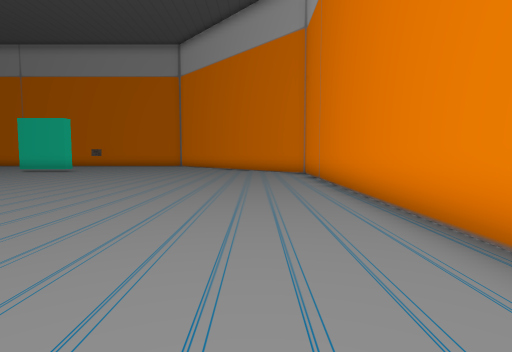
view 1 (above)

19 first-person views from a walk through a scene from a Unity 3-D project. The camera is 1.5 m above the floor, tilts 4° down and sees 80° across. The floor is counted in squares, 2 m on a side. Each view is taken from the middle of a square. On the plan, view 1 faces up. The plan holds only what a view shows up to about 10 squares ahead; the rest is blank. The place goes on beyond the plan. The player is left out. Some surface patterns are stand-ins.

view 2
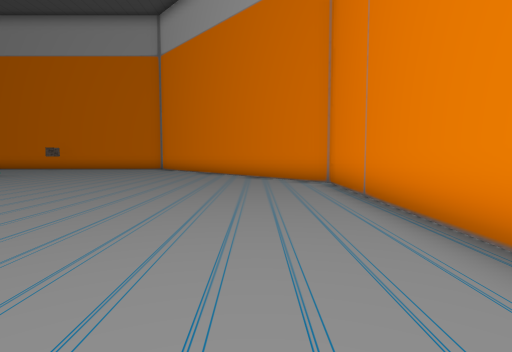

view 3
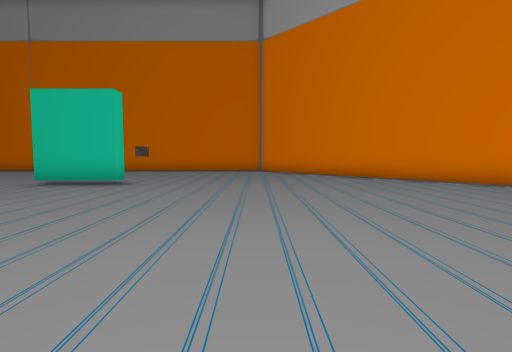

view 4
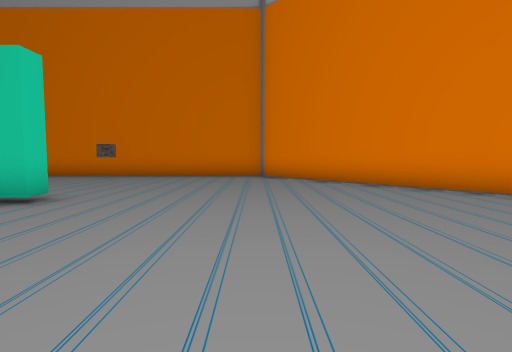

view 5
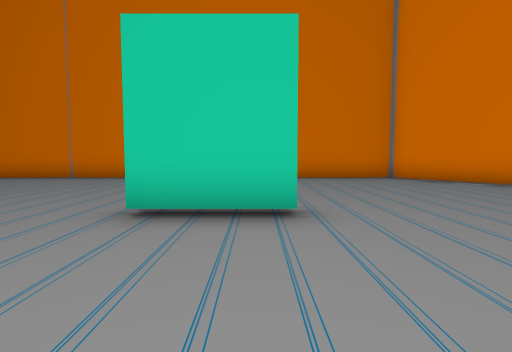

view 6
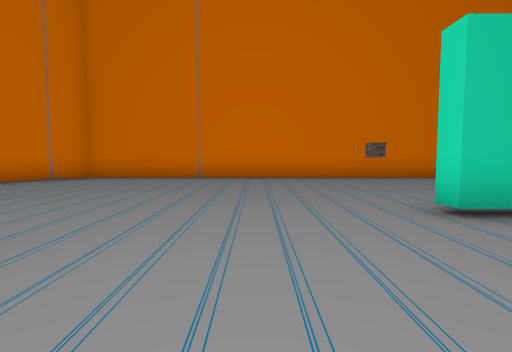

view 7
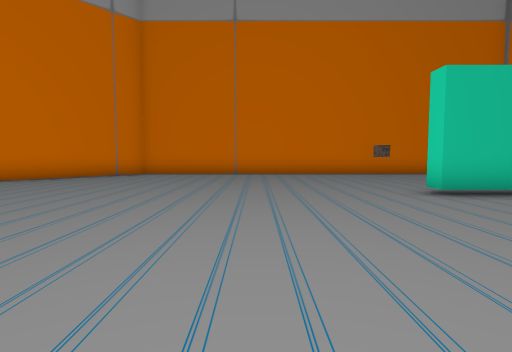

view 8
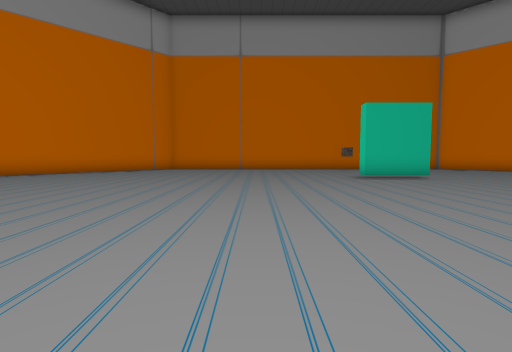

view 9
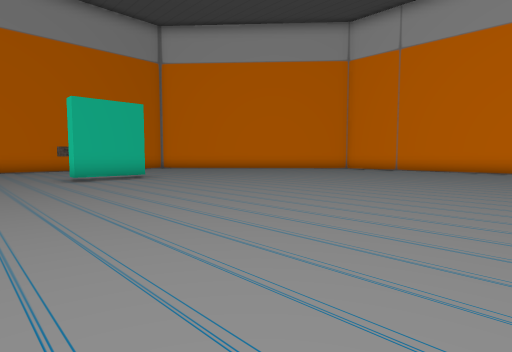

view 10
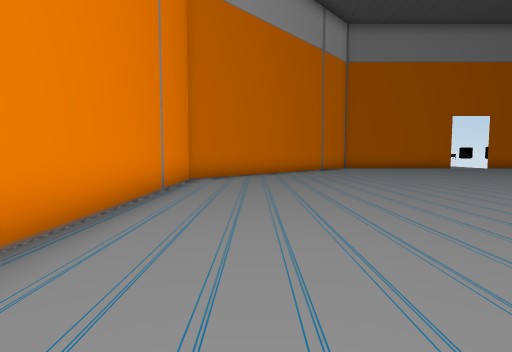

view 11
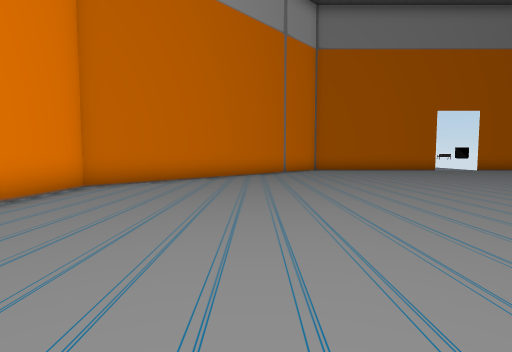

view 12
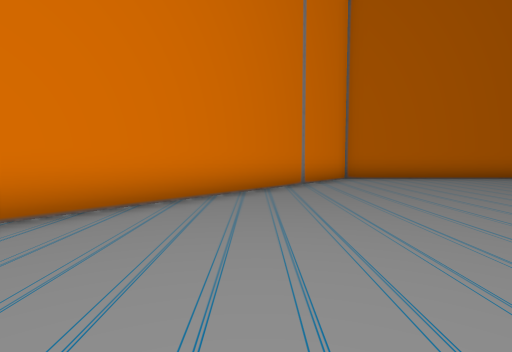

view 13
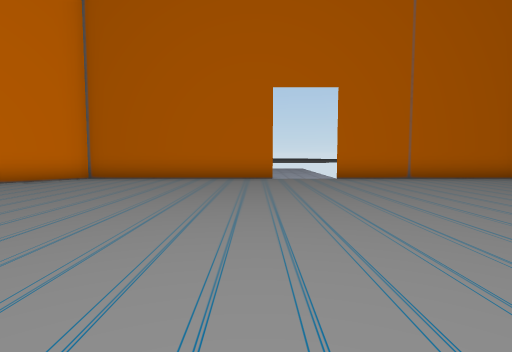

view 14
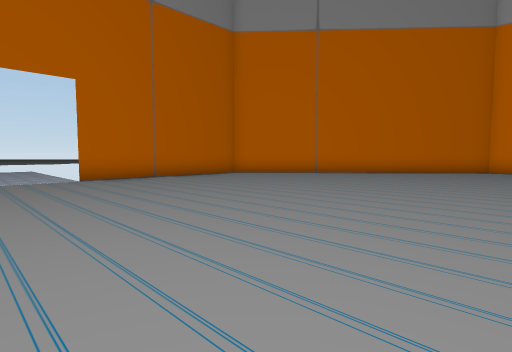

view 15
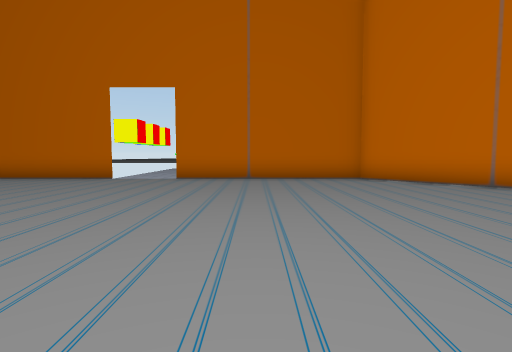

view 16
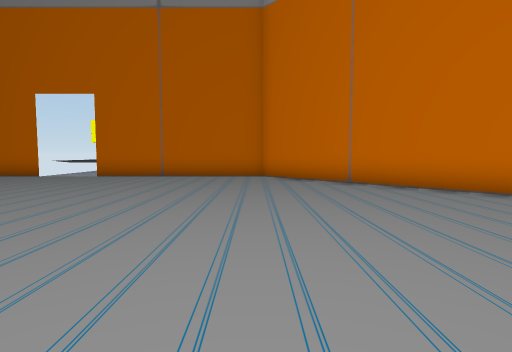

view 17
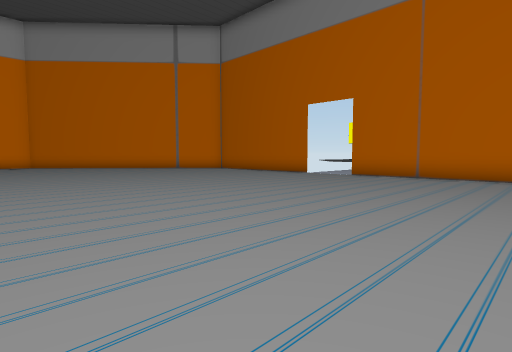

view 18
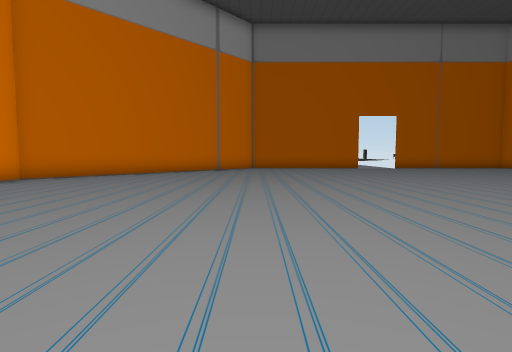

view 19
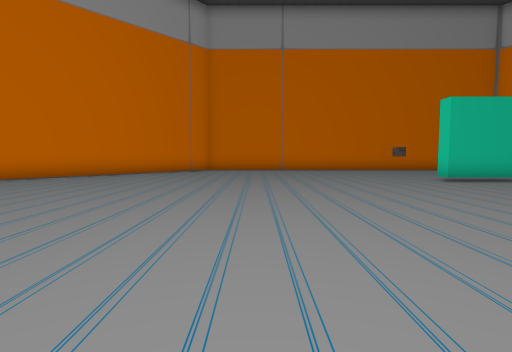

### Floor plan
Points are (right, up) in squares from view 1. A wall is a line through its corners. A room is listed if a view was taken in it or the views show most of it. See-through windows are left out.
Room 1 (views 1, 2, 3, 4, 5, 6, 7, 8, 9, 10, 11, 12, 13, 14, 15, 16, 17, 18, 19)
walls: (-8.5, 14.2) (-8.5, 13.6) (-10.6, 13.6) (-10.6, 14.2); (-10.6, -10.5) (-4.8, -10.5) (2, -3) (2, 12) (-4.8, 19.5) (-18.2, 19.5) (-21.1, 16.3); (-21.6, -6.8) (-18.3, -10.5) (-12.5, -10.5)
objects: other object (-10, 19)

Positions as (right, up) in squares from view 1, and headings:
1: (0, 0), facing up
2: (0, 4), facing up
3: (-5, 6), facing up
4: (-5, 9), facing up
5: (-9, 10), facing up
6: (-13, 10), facing up
7: (-14, 8), facing up
8: (-14, 4), facing up
9: (-13, 4), facing up-right
10: (0, 6), facing down
11: (-2, 4), facing down
12: (-2, -1), facing down
13: (-10, -1), facing down
14: (-10, -1), facing down-left
15: (-15, -1), facing down
16: (-18, 0), facing down
17: (-18, 0), facing down-right
18: (-5, 6), facing down
19: (-16, 5), facing up
